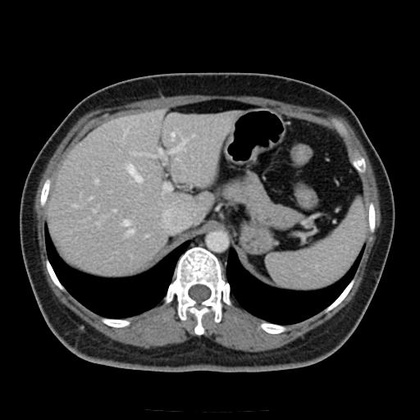
%> input picture Good Project/--download/MatlabImageProcess/Code/第 27 章 基于区域生长的肝影像分割系统/images/test.jpg, 420 x 420 px, shrunk from 512 x 512 before the run
$ octave main2.m   (GNU Octave 9; MATLAB toolbox functions it lacks are replaced by stand-ins)
%> lines starting %> are read from the running program, lines starting %| are printed output that depends on the picture; in (x1, y1, x2, y2) boxes, pixels count from 0 and x2, y2 are one past the last pixel; in counts of white or black regions, pixels touching at a corner belong together; the program's own positions count from 1
### Good Project/--download/MatlabImageProcess/Code/第 27 章 基于区域生长的肝影像分割系统/Regiongrowing.m
function [J, seed_point, ts] = Regiongrowing(I, seed_point)
% 统计耗时
t1 = cputime;
% 参数检测
if nargin < 2
    % 显示并选择种子点
    figure; imshow(I,[]);  hold on;
    seed_point = ginput(1);
    plot(seed_point(1), seed_point(2), 'ro', 'MarkerSize', 10, 'MarkerFaceColor', 'r');
    title('种子点选择');
    hold off;
end
% 变量初始化
seed_point = round(seed_point);
x = seed_point(2);
y = seed_point(1);
I = double(I);
rc = size(I);
J = zeros(rc(1), rc(2));
% 参数初始化
seed_pixel = I(x,y);
seed_count = 1;
pixel_free = rc(1)*rc(2);
pixel_index = 0;
pixel_list = zeros(pixel_free, 3);
pixel_similarity_min = 0;
pixel_similarity_limit = 0.1;
% 邻域
neighbor_index = [-1 0;
        1 0;
        0 -1;
        0 1];
% 循环处理
while pixel_similarity_min < pixel_similarity_limit && seed_count < rc(1)*rc(2)
    % 增加邻域点
    for k = 1 : size(neighbor_index, 1)
        % 计算相邻位置
        xk = x + neighbor_index(k, 1);
        yk = y + neighbor_index(k, 2);
        % 区域生长
        if xk>=1 && yk>=1 && xk<=rc(1) && yk<=rc(2) && J(xk,yk) == 0
            % 满足条件
            pixel_index = pixel_index+1;
            pixel_list(pixel_index,:) = [xk yk I(xk,yk)];
            % 更新状态
            J(xk, yk) = 1;
        end
    end
    % 更新空间
    if pixel_index+10 > pixel_free
        pixel_free = pixel_free+pixel_free;
        pixel_list(pixel_index+1:pixel_free,:) = 0;
    end
    % 统计迭代
    pixel_similarity = abs(pixel_list(1:pixel_index,3) - seed_pixel);
    [pixel_similarity_min, index] = min(pixel_similarity);
    % 更新状态
    J(x,y) = 1;
    seed_count = seed_count+1;
    seed_pixel = (seed_pixel*seed_count + pixel_list(index,3))/(seed_count+1);
    % 存储位置
    x = pixel_list(index,1);
    y = pixel_list(index,2);
    pixel_list(index,:) = pixel_list(pixel_index,:);
    pixel_index = pixel_index-1;
end
% 返回结果
J = mat2gray(J);
J = im2bw(J, graythresh(J));
% 统计耗时
t2 = cputime;
ts = t2 - t1;

### Good Project/--download/MatlabImageProcess/Code/第 27 章 基于区域生长的肝影像分割系统/main2.m
clc; clear all; close all;
I = imread(fullfile(pwd, 'images/test.jpg'));
%> I is the input picture: size 420x420 uint8; min 0, max 255, mean 51
X = imadjust(I, [0.2 0.8], [0 1]);
% 阈值分割
bw = im2bw(X, graythresh(X));
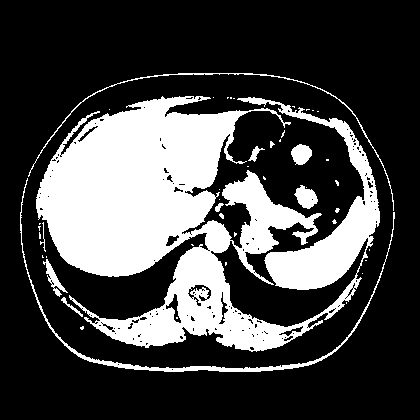
%> bw: size 420x420 logical; 27.2% white; 46 white regions (34 under 20 px), largest, box (x1, y1, x2, y2) and area: (36, 96, 380, 352) 44187, (20, 178, 395, 372) 1644, (28, 73, 394, 211) 674
[r, c] = find(bw);
%> r = 47932 values from 74 to 372; c = 47932 values from 21 to 395
rect = [min(c) min(r) max(c)-min(c) max(r)-min(r)];
%> rect = [21 74 374 298]
Xt = imcrop(X, rect);
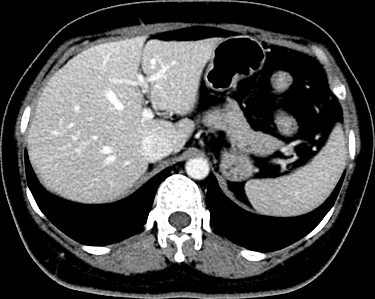
%> Xt: size 299x375 uint8; min 0, max 255, mean 76
% 自动获取种子点
seed_point = round([size(Xt, 2)*0.15+rect(2) size(Xt, 1)*0.4+rect(1)]);
%> seed_point = [130 141]
% 区域生长分割
X = im2double(im2uint8(mat2gray(X)));
%> X: size 420x420 double
X(1:rect(2), :) = 0;
%> X: size 420x420 double; min 0, max 1, mean 0.189; mean of the top-left, top-right, bottom-left and bottom-right quarters 0.256, 0.085, 0.233, 0.183
X(:, 1:rect(1)) = 0;
%> X: size 420x420 double; min 0, max 1, mean 0.189; mean of the top-left, top-right, bottom-left and bottom-right quarters 0.256, 0.085, 0.232, 0.183
X(rect(2)+rect(4):end, :) = 0;
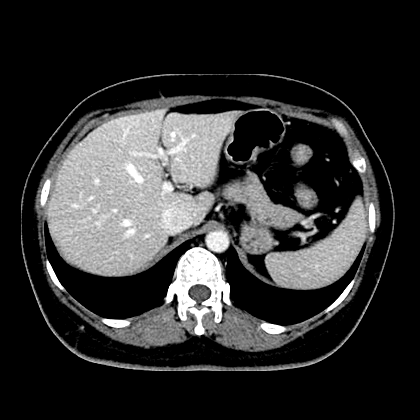
%> X: size 420x420 double; min 0, max 1, mean 0.189; mean of the top-left, top-right, bottom-left and bottom-right quarters 0.256, 0.085, 0.232, 0.182
X(:, rect(1)+rect(3):end) = 0;
%> X: size 420x420 double; 0.01% of pixels changed, all inside (x1, y1, x2, y2) = (394, 205, 395, 227)
[J, seed_point, ts] = Regiongrowing(X, seed_point);
%> in Regiongrowing, `x = seed_point(2);`: x = 141
%> in Regiongrowing, `y = seed_point(1);`: y = 130
%> in Regiongrowing, `seed_pixel = I(x,y);`: seed_pixel = 0.745
%> the loop in Regiongrowing, `while pixel_similarity_min < pixel_similarity_limit && seed_count < rc..` made 17517 passes
%> (pixel_similarity_min, index, seed_pixel, x, y, pixel_index) on passes 4 to 6: (0.00235, 8, 0.743, 141, 128, 8), (0.0098, 8, 0.745, 140, 127, 9), (0.019, 1, 0.742, 141, 131, 10)
%> after the loop in Regiongrowing, `while pixel_similarity_min < pixel_similarity_limit && seed_count < rc..`:
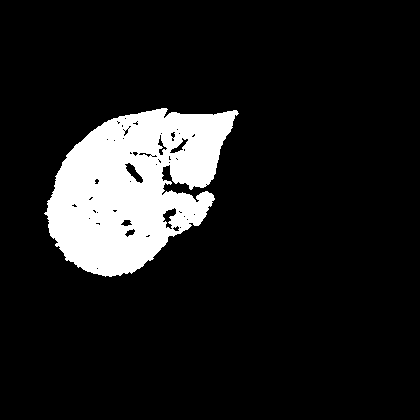
%> J: size 420x420 double; values 0 (black) and 1 (white), 11.6% white; 1 white region, box (x1, y1, x2, y2) and area: (44, 108, 239, 277) 20505
%> after the loop in Regiongrowing, `while pixel_similarity_min < pixel_similarity_limit && seed_count < rc..`: pixel_index = 2987; seed_count = 17518; seed_pixel = 0.733
%> ts = 2.58
figure(1);
subplot(1, 2, 1); imshow(I, []);
hold on;
plot(seed_point(1), seed_point(2), 'ro', 'MarkerSize', 10, 'MarkerFaceColor', 'r');
title('种子点自动选择');
hold off;
subplot(1, 2, 2); imshow(J, []); title('区域生长图像');
%> after `title('区域生长图像')`:
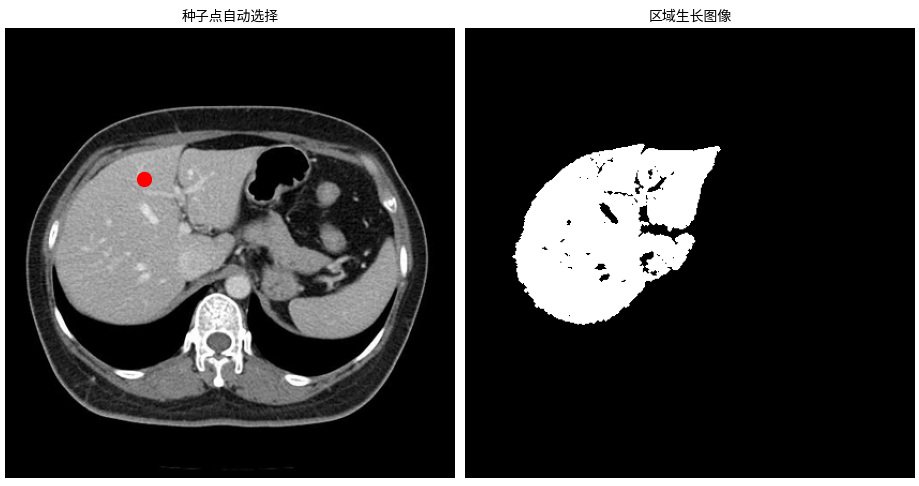
%> figure redrawn from the program's plot data, 2 panels
% 形态学后处理
bw = imfill(J, 'holes');
%> bw: size 420x420 logical; 12% white; 1 white region, box (x1, y1, x2, y2) and area: (44, 108, 239, 277) 21210
bw = imopen(bw, strel('disk', 5));
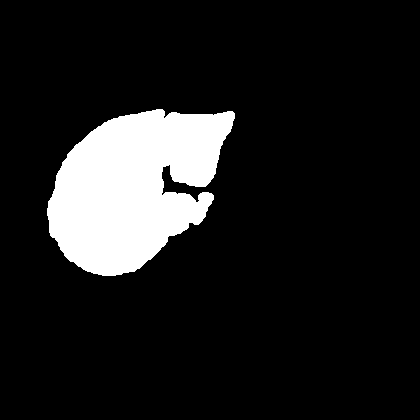
%> bw: size 420x420 logical; 11.9% white; 1 white region, box (x1, y1, x2, y2) and area: (47, 109, 235, 276) 20979
% 提取边缘
ed = bwboundaries(bw);
%> ed = 1 boundary; box (x1, y1, x2, y2) and points: (47, 109, 235, 276) 666
figure;
subplot(1, 2, 1); imshow(bw, []); title('形态学后处理图像');
subplot(1, 2, 2); imshow(I);
hold on;
for k = 1 : length(ed)
    % 边缘
    boundary = ed{k};
    plot(boundary(:,2), boundary(:,1), 'g', 'LineWidth', 2);
end
%> this loop made 1 pass
hold off;
title('边缘标记图像');
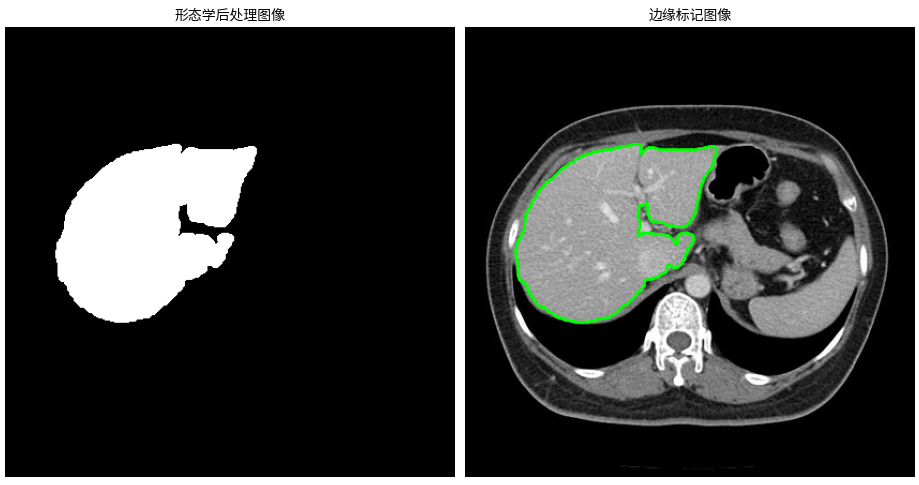
%> figure redrawn from the program's plot data, 2 panels
